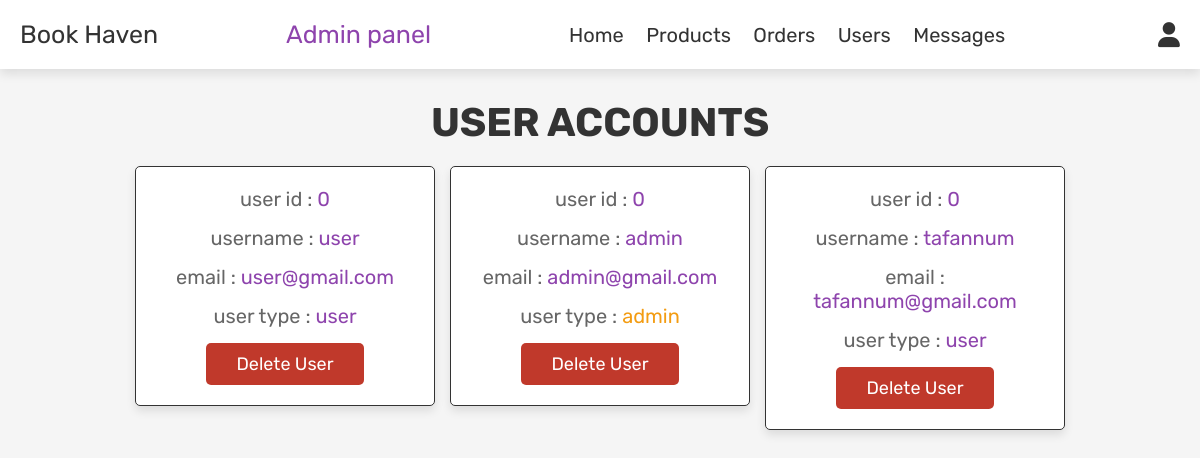
Screenshot of /admin_users.php (signed in) with the database file from the repository.
### tables this page shows
CREATE TABLE `users` (
  `id` int(100) NOT NULL,
  `name` varchar(100) NOT NULL,
  `email` varchar(100) NOT NULL,
  `password` varchar(100) NOT NULL,
  `user_type` varchar(20) NOT NULL DEFAULT 'users'
);

### admin_users.php (the view, shortened to what this page needs)
<?php
include 'config.php';
?>
<!DOCTYPE html>
<html lang="en">
<head>
   <link rel="stylesheet" href="https://cdnjs.cloudflare.com/ajax/libs/font-awesome/6.0.0/css/all.min.css">
   <link rel="stylesheet" href="css/admin_style.css">
</head>
<body>
<?php include 'admin_header.php'; ?>
<section class="users">
   <h1 class="title"> user accounts </h1>
   <div class="box-container">
      <?php
         $select_users = mysqli_query($conn, "SELECT * FROM `users`") or die('query failed');
         while($fetch_users = mysqli_fetch_assoc($select_users)){
      ?>
      <div class="box">
         <p> user id : <span><?php echo $fetch_users['id']; ?></span> </p>
         <p> username : <span><?php echo $fetch_users['name']; ?></span> </p>
         <p> email : <span><?php echo $fetch_users['email']; ?></span> </p>
         <p> user type : <span style="color:<?php if($fetch_users['user_type'] == 'admin'){ echo 'var(--orange)'; } ?>"><?php echo $fetch_users['user_type']; ?></span> </p>
         <a href="admin_users.php?delete=<?php echo $fetch_users['id']; ?>" onclick="return confirm('delete this user?');" class="delete-btn">delete user</a>
      </div>
      <?php
         };
      ?>
   </div>
</section>
</body>
</html>

### css/admin_style.css (style rules this page uses)
:root { --purple:#8e44ad; --red:#c0392b; --orange:#f39c12; --black:#333; --white:#fff; --light-color:#666; --light-white:#ccc; --light-bg:#f5f5f5; --border:.1rem solid var(--black); --box-shadow:0 .5rem 1rem rgba(0,0,0,.1); }
* { font-family: 'Rubik', sans-serif; margin:0; padding:0; box-sizing: border-box; outline: none; border:none; text-decoration: none; transition:all .2s linear; }
html { font-size: 62.5%; overflow-x: hidden; }
body { background-color: var(--light-bg); }
section { padding:3rem 2rem; }
.title { text-align: center; margin-bottom: 2rem; text-transform: uppercase; color:var(--black); font-size: 4rem; }
.btn, .option-btn, .delete-btn, .white-btn { display: inline-block; margin-top: 1rem; padding:1rem 3rem; cursor: pointer; color:var(--white); font-size: 1.8rem; border-radius: .5rem; text-transform: capitalize; }
.delete-btn { background-color: var(--red); }
.users .box-container { display: grid; grid-template-columns: repeat(auto-fit, 30rem); justify-content: center; gap:1.5rem; max-width: 1200px; margin:0 auto; align-items: flex-start; }
.users .box-container .box { background-color: var(--white); padding:2rem; border:var(--border); box-shadow: var(--box-shadow); border-radius: .5rem; text-align: center; }
.users .box-container .box p { padding-bottom: 1.5rem; font-size: 2rem; color:var(--light-color); }
.users .box-container .box p span { color:var(--purple); }
.users .box-container .box .delete-btn { margin-top: 0; }

### rows the page displays
users: id "0", name "user", email "user@gmail.com", user_type "user"
users: id "0", name "admin", email "admin@gmail.com", user_type "admin"
users: id "0", name "tafannum", email "tafannum@gmail.com", user_type "user"
